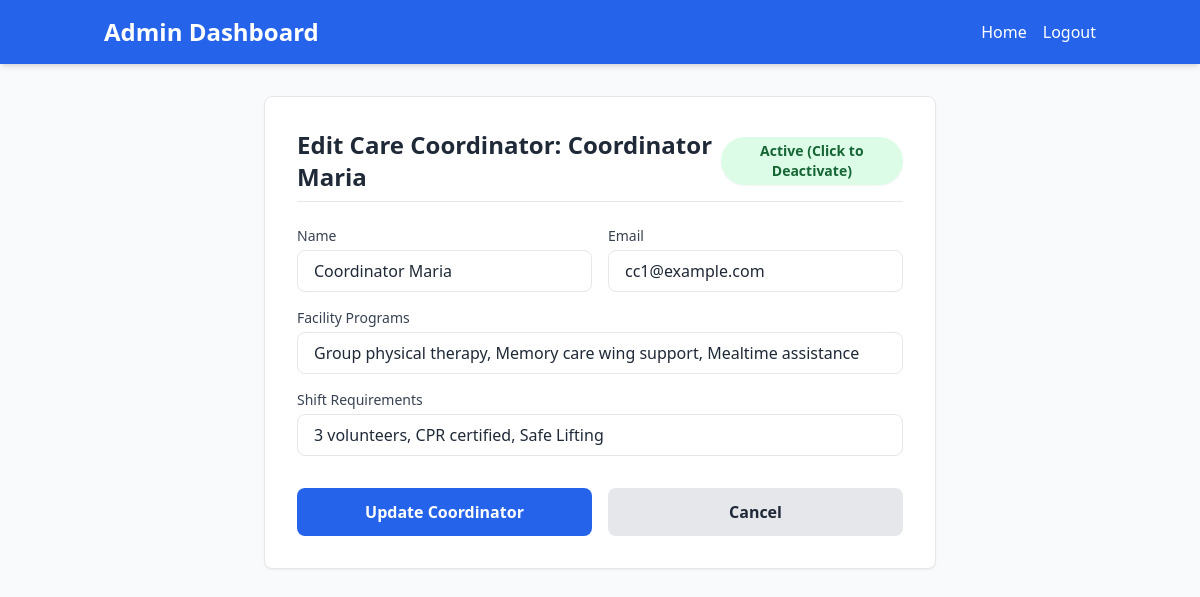
The page /admin/care_coordinator/75 (signed in) on the database as committed earlier.
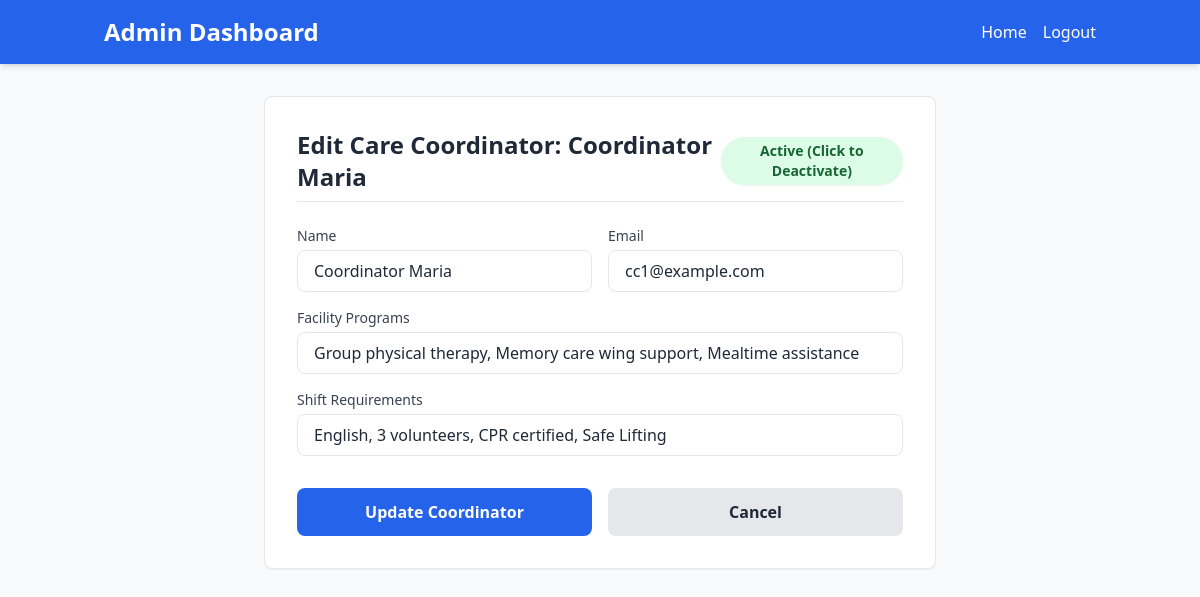
The same page on the database as committed later.
### app/models.py (models this page shows, shortened)
class User(UserMixin, db.Model):
    id = db.Column(db.Integer, primary_key=True)
    name = db.Column(db.String(64), index=True, unique=True)
    email = db.Column(db.String(120), index=True, unique=True)
    password_hash = db.Column(db.String(128))
    role = db.Column(db.String(10), index=True, default='user')
    is_active = db.Column(db.Boolean, default=True)
    linked_status = db.Column(db.String(256), nullable=True)

class CareCoordinator(User):
    __tablename__ = 'care_coordinator'
    id = db.Column(db.Integer, db.ForeignKey('user.id'), primary_key=True)
    facility_programs = db.Column(db.String(256))
    shift_requirements = db.Column(db.String(256))

### app/routes.py (the view, shortened to what this page needs)
@app.route('/admin/care_coordinator/<int:id>', methods=['GET', 'POST'])
@login_required
@admin_required
def edit_care_coordinator(id):
    care_coordinator = CareCoordinator.query.get(id)
    if not care_coordinator:
        flash('Care Coordinator not found.')
        return redirect(url_for('index'))
    return render_template('edit_care_coordinator.html', care_coordinator=care_coordinator)

### app/models.py (called while the page is built)
@login.user_loader
def load_user(id):
    return User.query.get(int(id))

### app/routes.py (called while the page is built)
def admin_required(f):
    @wraps(f)
    def decorated_function(*args, **kwargs):
        if not current_user.is_authenticated or current_user.role != 'admin':
            flash('You do not have permission to access this page.')
            return redirect(url_for('index'))
        return f(*args, **kwargs)
    return decorated_function

### app/templates/edit_care_coordinator.html (shortened to what this page needs)
<!DOCTYPE html>
<html lang="en">
<head>
    <script src="https://cdn.tailwindcss.com"></script>
</head>
<body class="bg-gray-50 text-gray-800 font-sans min-h-screen flex flex-col">
    <header class="bg-blue-600 text-white shadow-md">
        <div class="container mx-auto px-4 py-4 flex justify-between items-center">
            <h1 class="text-2xl font-bold">Admin Dashboard</h1>
            <nav class="flex space-x-4">
                <a href="{{ url_for('index') }}" class="hover:text-blue-200 transition">Home</a>
                <a href="{{ url_for('logout') }}" class="hover:text-blue-200 transition">Logout</a>
            </nav>
        </div>
    </header>
    <main class="flex-grow container mx-auto px-4 py-8">
        <div class="max-w-2xl mx-auto bg-white p-8 rounded-lg shadow-sm border border-gray-200">
            <div class="flex justify-between items-center mb-6 border-b pb-2">
                <h2 class="text-2xl font-bold text-gray-800">Edit Care Coordinator: {{ care_coordinator.name }}</h2>
                <form method="post"
                    action="{{ url_for('toggle_active', entity_type='care_coordinator', user_id=care_coordinator.id) }}">
                    <button type="submit"
                        class="px-3 py-1 text-sm font-semibold rounded-full {{ 'bg-green-100 text-green-800 hover:bg-green-200' if care_coordinator.is_active else 'bg-gray-100 text-gray-800 hover:bg-gray-200' }} shadow-sm transition">
                        {{ 'Active (Click to Deactivate)' if care_coordinator.is_active else 'Inactive (Click to
                        Activate)' }}
                    </button>
                </form>
            </div>
            <form method="post" class="space-y-4">
                <div class="grid grid-cols-1 md:grid-cols-2 gap-4">
                    <div>
                        <label class="block text-sm font-medium text-gray-700 mb-1">Name</label>
                        <input type="text" name="name" placeholder="Name" value="{{ care_coordinator.name }}" required
                            class="w-full px-4 py-2 border rounded-lg focus:outline-none focus:ring-2 focus:ring-blue-500">
                    </div>
                    <div>
                        <label class="block text-sm font-medium text-gray-700 mb-1">Email</label>
                        <input type="email" name="email" placeholder="Email" value="{{ care_coordinator.email }}"
                            required
                            class="w-full px-4 py-2 border rounded-lg focus:outline-none focus:ring-2 focus:ring-blue-500">
                    </div>
                </div>
                <div>
                    <label class="block text-sm font-medium text-gray-700 mb-1">Facility Programs</label>
                    <input type="text" name="facility_programs" placeholder="Facility Programs"
                        value="{{ care_coordinator.facility_programs if care_coordinator.facility_programs else '' }}"
                        class="w-full px-4 py-2 border rounded-lg focus:outline-none focus:ring-2 focus:ring-blue-500">
                </div>
                <div>
                    <label class="block text-sm font-medium text-gray-700 mb-1">Shift Requirements</label>
                    <input type="text" name="shift_requirements" placeholder="Shift Requirements"
                        value="{{ care_coordinator.shift_requirements if care_coordinator.shift_requirements else '' }}"
                        class="w-full px-4 py-2 border rounded-lg focus:outline-none focus:ring-2 focus:ring-blue-500">
                </div>
                <div class="pt-4 flex space-x-4">
                    <button type="submit"
                        class="w-full bg-blue-600 text-white py-3 rounded-lg font-semibold hover:bg-blue-700 transition">Update
                        Coordinator</button>
                    <a href="{{ url_for('index') }}"
                        class="w-full bg-gray-200 text-gray-800 py-3 rounded-lg font-semibold hover:bg-gray-300 transition text-center flex items-center justify-center">Cancel</a>
                </div>
            </form>
        </div>
    </main>
</body>
</html>

Rows that differ between the two databases and show on the page:
changed CareCoordinator "Group physical therapy, Memory care wing support, Mealtime assistance": shift_requirements "3 volunteers, CPR certified, Safe Lifting" → "English, 3 volunteers, CPR certified, Safe Lifting"
